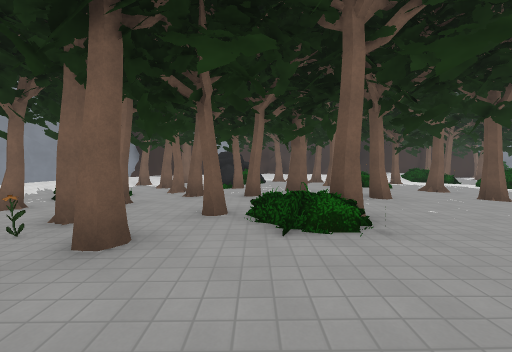
[1] (above)

24 first-person views from a walk through a Godot game level. The camera is 1.5 m above the floor, tilts 2° down and sees 90° across. The floor is counted in squares, 2 m on a side. Each view is taken from the middle of a square. On the plan, view 1 faces up. The plan holds only what a view shows up to about 9 squares ahead; the rest is blank. The place goes on beyond the plan. Some surface patterns are stand-ins.

[2]
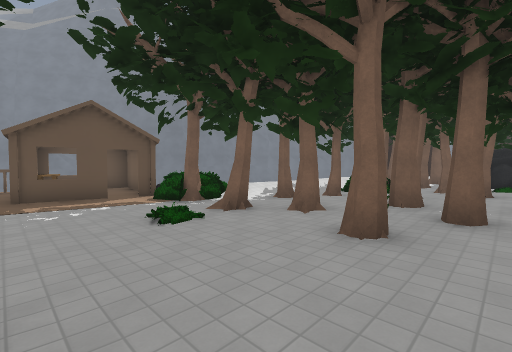

[3]
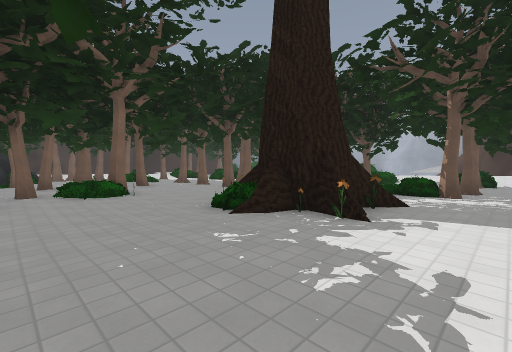

[4]
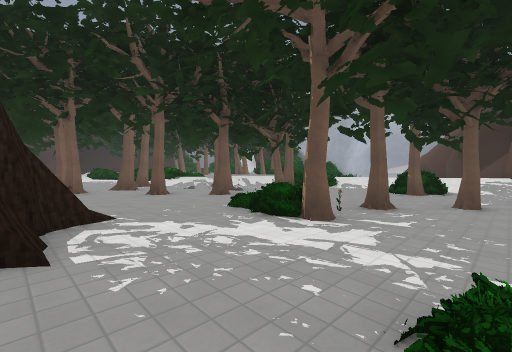

[5]
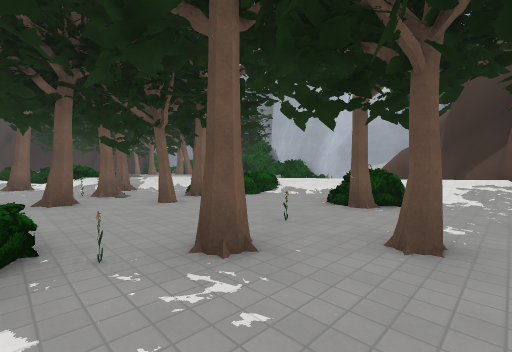

[6]
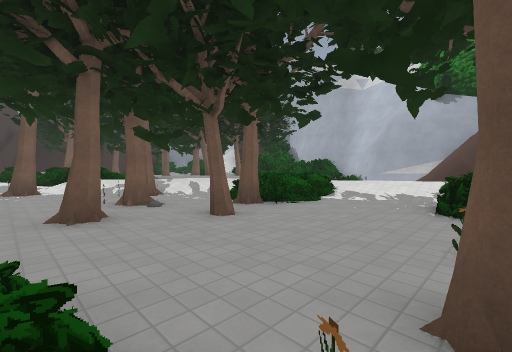

[7]
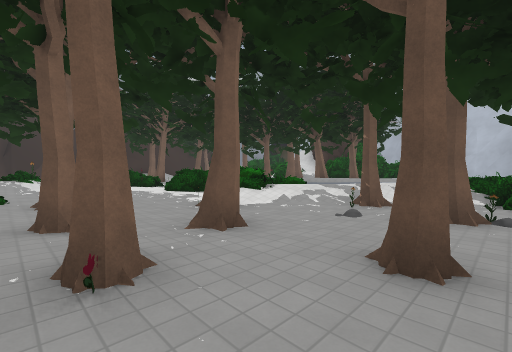

[8]
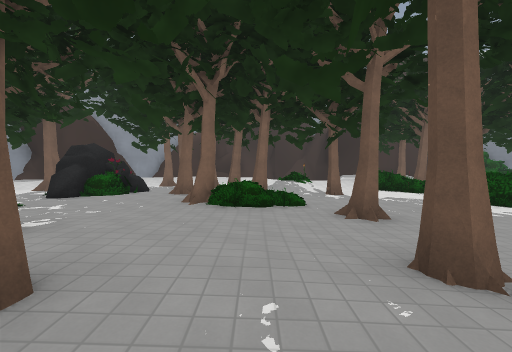

[9]
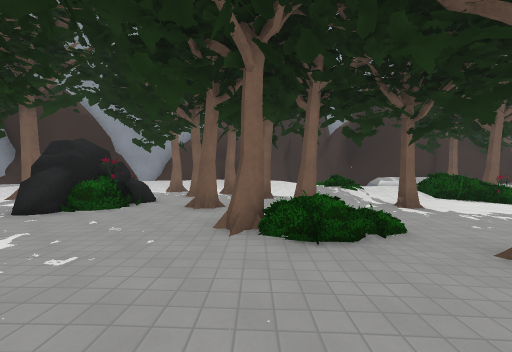

[10]
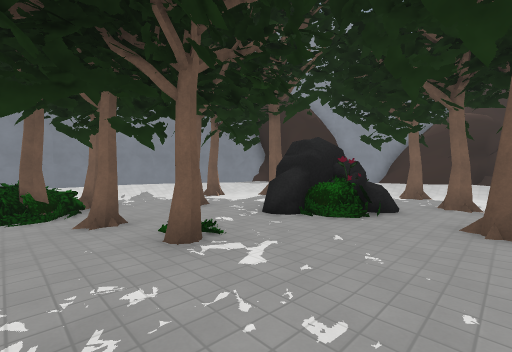

[11]
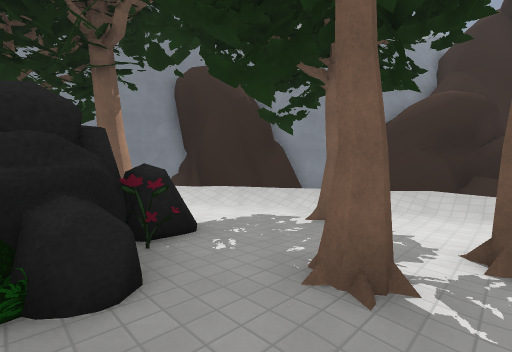

[12]
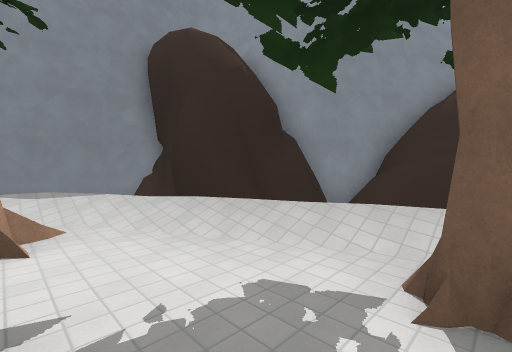

[13]
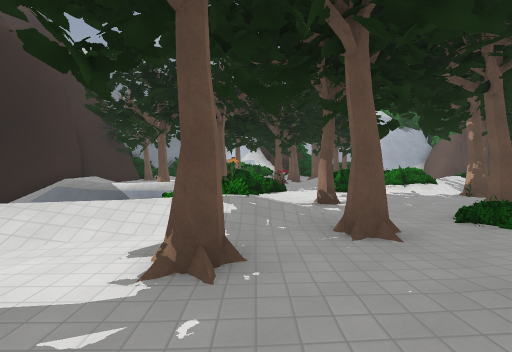

[14]
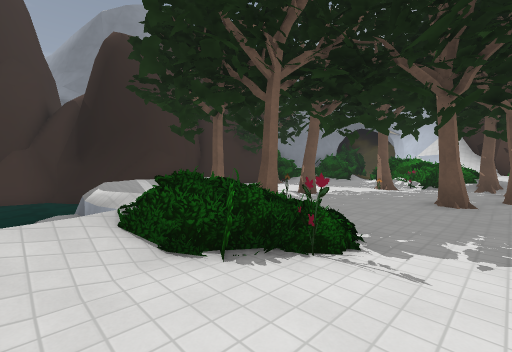

[15]
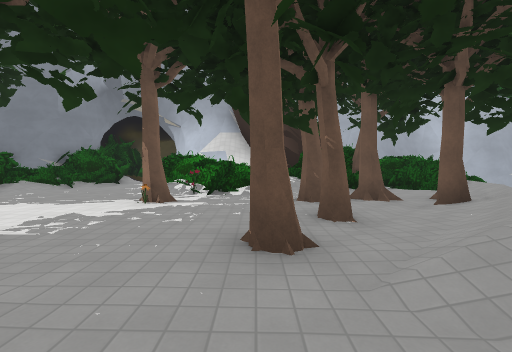

[16]
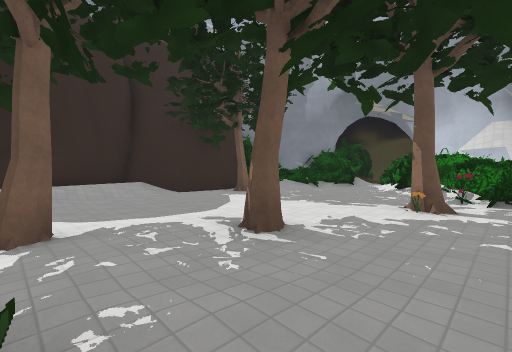

[17]
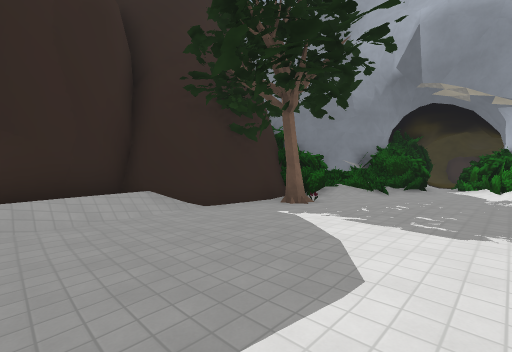

[18]
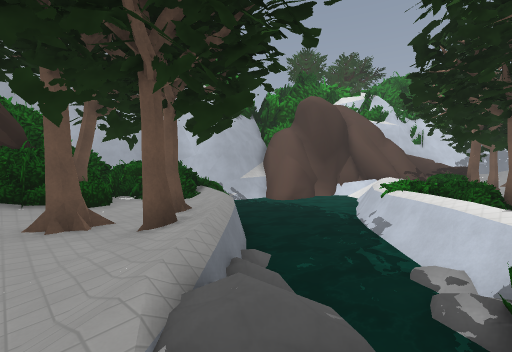

[19]
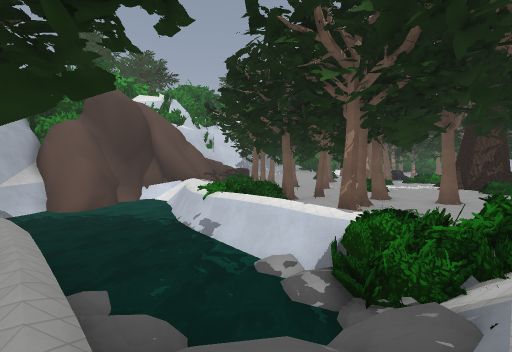

[20]
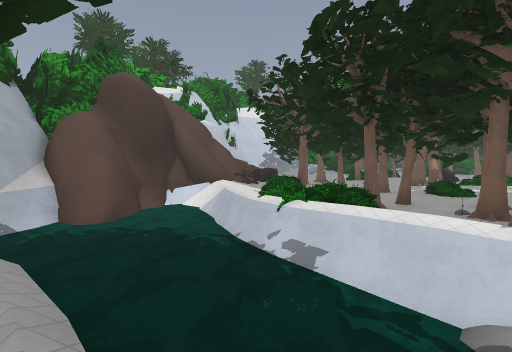

[21]
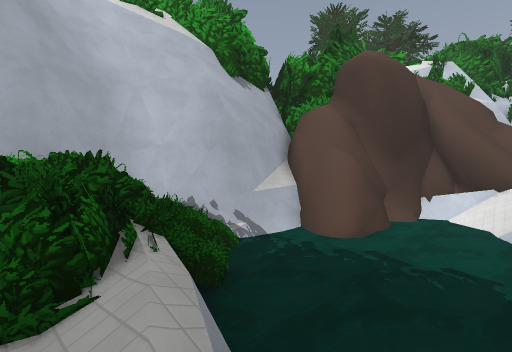

[22]
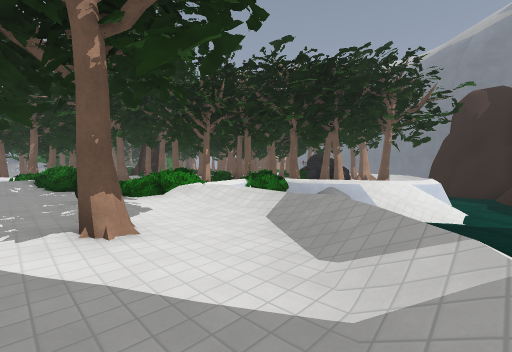

[23]
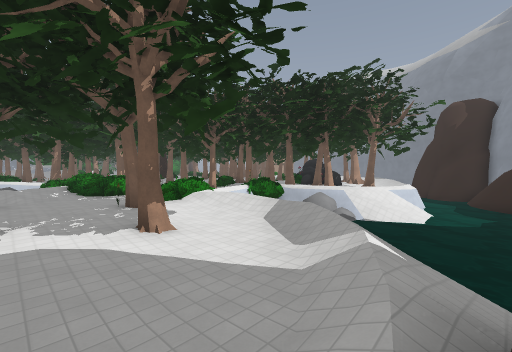

[24]
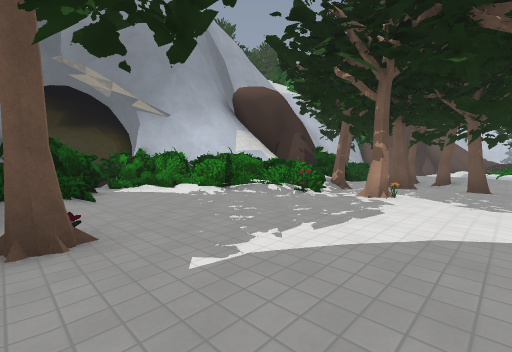

### Floor plan
Key: @ floor where view 1 was taken; # wall or solid block; x gap in a wall; . main floor; : floor 0.25 m higher than the main floor; - floor 0.25 m lower than the main floor; + floor 0.5 m higher than the main floor; / step, stairs or slope; = window, fence, low wall or low ledge; ~ water the walk can cross; ≈ water the walk keeps out of; v drop or lower ground; T tree; B bush; F flower; C cabin; R rock; O other object.
Columns run from 13 left of view 1 to 23 right of it. Each row starts with its distance up from view 1.
 22           #  ##     ≈≈≈ #####
 21          #####≈≈≈≈≈≈≈≈~/##//######
 20          #vv≈≈≈≈≈~≈≈≈≈≈///----TO###
 19          #   ≈≈≈//≈≈≈≈//----.---.=##
 18      #   #≈  ≈/=//≈≈ ≈/----......--##
 17     ###### v//////v  v/-T........---#
 16    ##    v//-T-- /v  v/-........./:##
 15    #≈   //-----T-/vv v/...#...../###
 14    #   v/#--R.T-T/=#v##.#....#.F###
 13         --- F...T.##/###.......###
 12         #-.##RF..T/T.FB.-.T...-##
 11       v/--./R#.#/.......-//.T..T#
 10       //---....:/BB...==#///-.--##
  9       /-T--.B...BB..--.##=///-#-##
  8       //##T/T:::...T--/##v≈v/#---#
  7       /-=T...:#::...OT/=#R≈≈≈+T--#
  6        --..T.T::::#/---//v≈≈≈≈//##
  5       /-T.T.:: :T:..#---//≈≈≈≈≈≈###
  4       /.T..#T# ::.#..--O#//≈≈≈≈≈≈###
  3      O--..F..##.....#--#--/x≈≈≈≈≈≈ #
  2     OO#-.#..T........--#-###v≈≈≈≈≈≈#
  1    CC##-T..T.....BB..-#--#==x≈≈≈≈≈≈#
  0     C --B....@OB# ...---T-///v≈≈≈###
 -1 CCCCC ---......###=.BB------/v≈≈≈#
 -2 C  CC ----//..:F##..BB----#=//≈≈≈#
 -3            T..:::...#/#-F-#= //~##
 -4             .........---T---///=#
 -5                  .BB.-----T-//###

Positions as (right, up) in squares from view 1, and headings:
1: (0, 0), facing up
2: (-1, -2), facing up-left
3: (-1, -4), facing up-right
4: (4, -5), facing up-right
5: (8, -5), facing up-right
6: (8, -3), facing up-right
7: (5, 2), facing up-right
8: (4, 4), facing up
9: (3, 6), facing up
10: (2, 7), facing up-left
11: (2, 12), facing up-left
12: (0, 14), facing up-left
13: (1, 13), facing right
14: (7, 11), facing up-right
15: (11, 12), facing right
16: (11, 13), facing up-right
17: (12, 16), facing up-right
18: (12, 10), facing down-right
19: (13, 10), facing down
20: (15, 8), facing down
21: (17, 6), facing down-right
22: (12, 20), facing down-left
23: (13, 21), facing down-left
24: (14, 20), facing down-right
